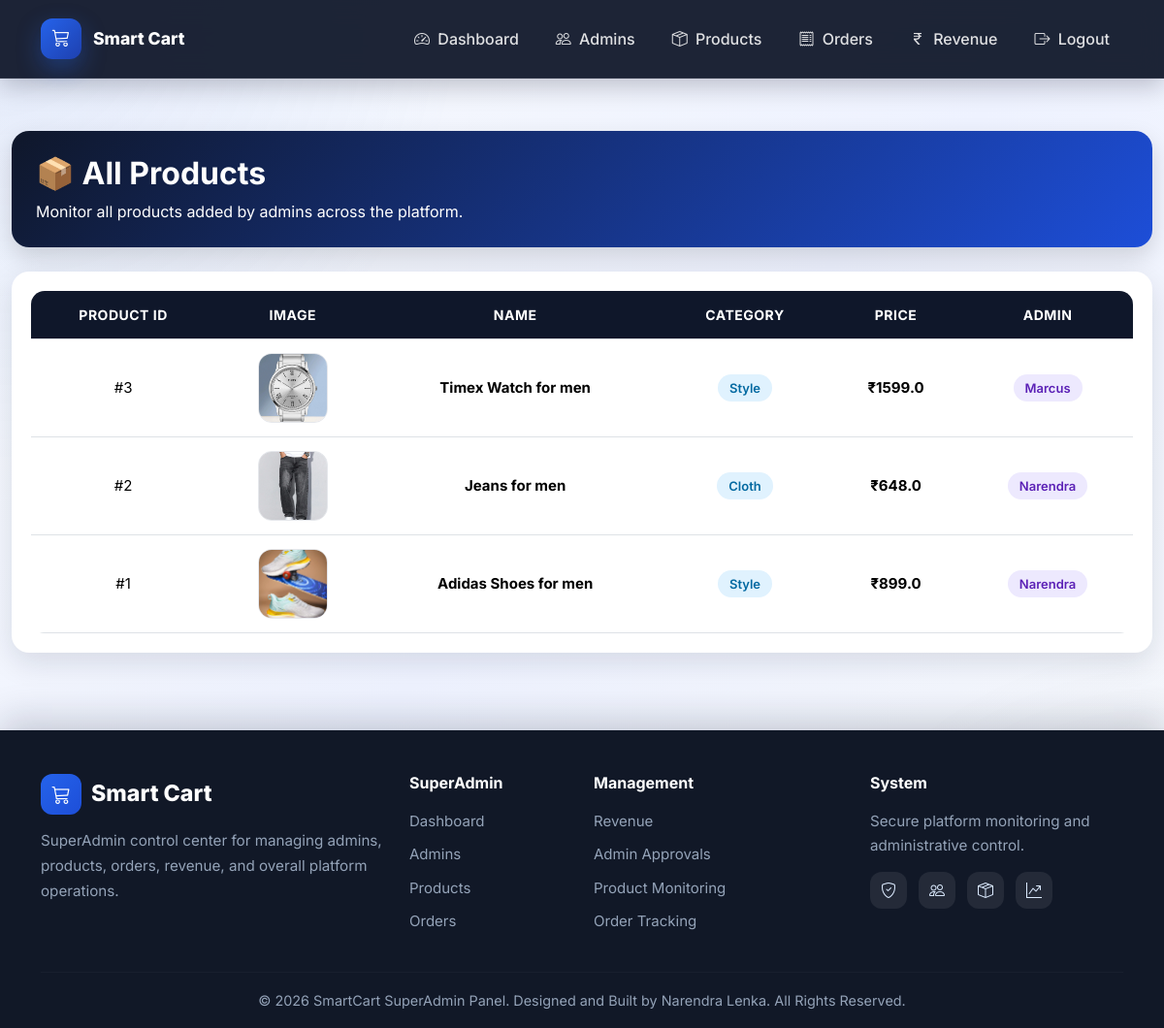
The app's page /superadmin/products (signed in) with its own data.
### tables this page shows
CREATE TABLE products (
        product_id INTEGER PRIMARY KEY AUTOINCREMENT,
        name TEXT,
        description TEXT,
        category TEXT,
        price REAL,
        image TEXT,
        admin_id INTEGER,
        status TEXT DEFAULT 'active',
        FOREIGN KEY (admin_id) REFERENCES admin(admin_id)
    );

CREATE TABLE admin (
        admin_id INTEGER PRIMARY KEY AUTOINCREMENT,
        name TEXT,
        email TEXT UNIQUE,
        password TEXT,
        profile_image TEXT,
        status TEXT DEFAULT 'pending'
    );

### app.py (the view)
@app.route('/superadmin/products')
def superadmin_products():
    if not superadmin_required():
        return redirect('/superadmin-login')
    conn = get_db_connection()
    cursor = conn.cursor()
    cursor.execute("""
        SELECT products.*, admin.name AS admin_name
        FROM products
        LEFT JOIN admin ON products.admin_id = admin.admin_id
        ORDER BY products.product_id DESC
    """)
    products = cursor.fetchall()
    cursor.close()
    conn.close()
    return render_template('superadmin/products.html', products=products)

### app.py (called while the page is built, shortened)
def get_db_connection():
    conn = sqlite3.connect("smartcart.db")
    conn.row_factory = sqlite3.Row
    conn.execute("PRAGMA foreign_keys = ON")
    return conn

@app.context_processor
def inject_cart_count():
    cart = session.get('cart', {})
    cart_count = sum(item['quantity'] for item in cart.values())
    return dict(cart_count=cart_count)

@app.context_processor
def inject_cart_count():
    if 'user_id' not in session:
        return dict(cart_count=0)

def superadmin_required():
    if 'superadmin_id' not in session:
        flash("Please login as Super Admin!", "danger")
        return False
    return True

### templates/superadmin/products.html (shortened to what this page needs)
{% extends "superadmin/base_superadmin.html" %}
{% block content %}
<div class="products-page">
    <div class="container-fluid">
        <div class="page-header">
            <h2>📦 All Products</h2>
            <p class="mb-0 mt-2">Monitor all products added by admins across the platform.</p>
        </div>
        <div class="table-card">
            <div class="table-responsive">
                <table class="table table-hover align-middle text-center custom-table">
                    <thead>
                        <tr>
                            <th>Product ID</th>
                            <th>Image</th>
                            <th>Name</th>
                            <th>Category</th>
                            <th>Price</th>
                            <th>Admin</th>
                        </tr>
                    </thead>
                    <tbody>
                        {% for product in products %}
                        <tr>
                            <td>#{{ product.product_id }}</td>
                            <td>
                                {% if product.image %}
                                <img src="{{ url_for('static', filename='uploads/product_images/' ~ product.image) }}"
                                     class="product-img"
                                     alt="{{ product.name }}">
                                {% else %}
                                <span class="text-muted">No Image</span>
                                {% endif %}
                            </td>
                            <td class="product-name">{{ product.name }}</td>
                            <td><span class="category-badge">{{ product.category }}</span></td>
                            <td class="price-text">₹{{ product.price }}</td>
                            <td>
                                <span class="admin-badge">
                                    {{ product.admin_name if product.admin_name else 'Not Assigned' }}
                                </span>
                            </td>
                        </tr>
                        {% endfor %}
                    </tbody>
                </table>
            </div>
        </div>
    </div>
</div>
{% endblock %}

### templates/superadmin/base_superadmin.html (style rules this page uses)
:root { --primary: #0f172a; --accent: #2563eb; --accent-hover: #1d4ed8; --text-dark: #0f172a; --text-muted: #64748b; }
html, body { min-height: 100%; margin: 0; font-family: 'Inter', sans-serif; background: radial-gradient(circle at top left, rgba(37, 99, 235, 0.10), transparent 30%), radial-gradient(circle at bottom right, rgba(15, 23, 42, 0.08), transparent 25%), linear-gradient(135deg, #f8fafc, #eef2ff, #f8fafc); color: var(--text-dark); }
body { display: flex; flex-direction: column; min-height: 100vh; }

### templates/superadmin/products.html (style rules this page uses)
.products-page { padding: 30px 0; }
.page-header { background: linear-gradient(135deg, #0f172a, #1d4ed8); color: white; padding: 25px; border-radius: 18px; box-shadow: 0 10px 25px rgba(0, 0, 0, 0.15); margin-bottom: 25px; }
.page-header h2 { margin: 0; font-weight: 700; }
.table-card { background: white; border-radius: 18px; padding: 20px; box-shadow: 0 10px 30px rgba(15, 23, 42, 0.12); overflow: hidden; }
.table-responsive { border-radius: 14px; }
.custom-table { margin-bottom: 0; vertical-align: middle; white-space: nowrap; }
.custom-table thead th { background: #0f172a; color: white; padding: 14px; font-size: 14px; text-transform: uppercase; letter-spacing: 0.5px; }
.custom-table tbody td { padding: 14px; font-size: 15px; }
.product-img { width: 72px; height: 72px; object-fit: cover; border-radius: 14px; border: 1px solid #e5e7eb; background: #f8fafc; }
.product-name { font-weight: 700; color: #0f172a; }
.category-badge { background: #e0f2fe; color: #0369a1; padding: 6px 12px; border-radius: 999px; font-size: 13px; font-weight: 600; }
.price-text { font-weight: 700; color: #15803d; }
.admin-badge { background: #ede9fe; color: #5b21b6; padding: 6px 12px; border-radius: 999px; font-size: 13px; font-weight: 600; }

### records on screen
products: product_id "3", image (picture), name "Timex Watch for men", category "Style", price "1599.0", name "Marcus"
products: product_id "2", image (picture), name "Jeans for men", category "Cloth", price "648.0", name "Narendra"
products: product_id "1", image (picture), name "Adidas Shoes for men", category "Style", price "899.0", name "Narendra"
